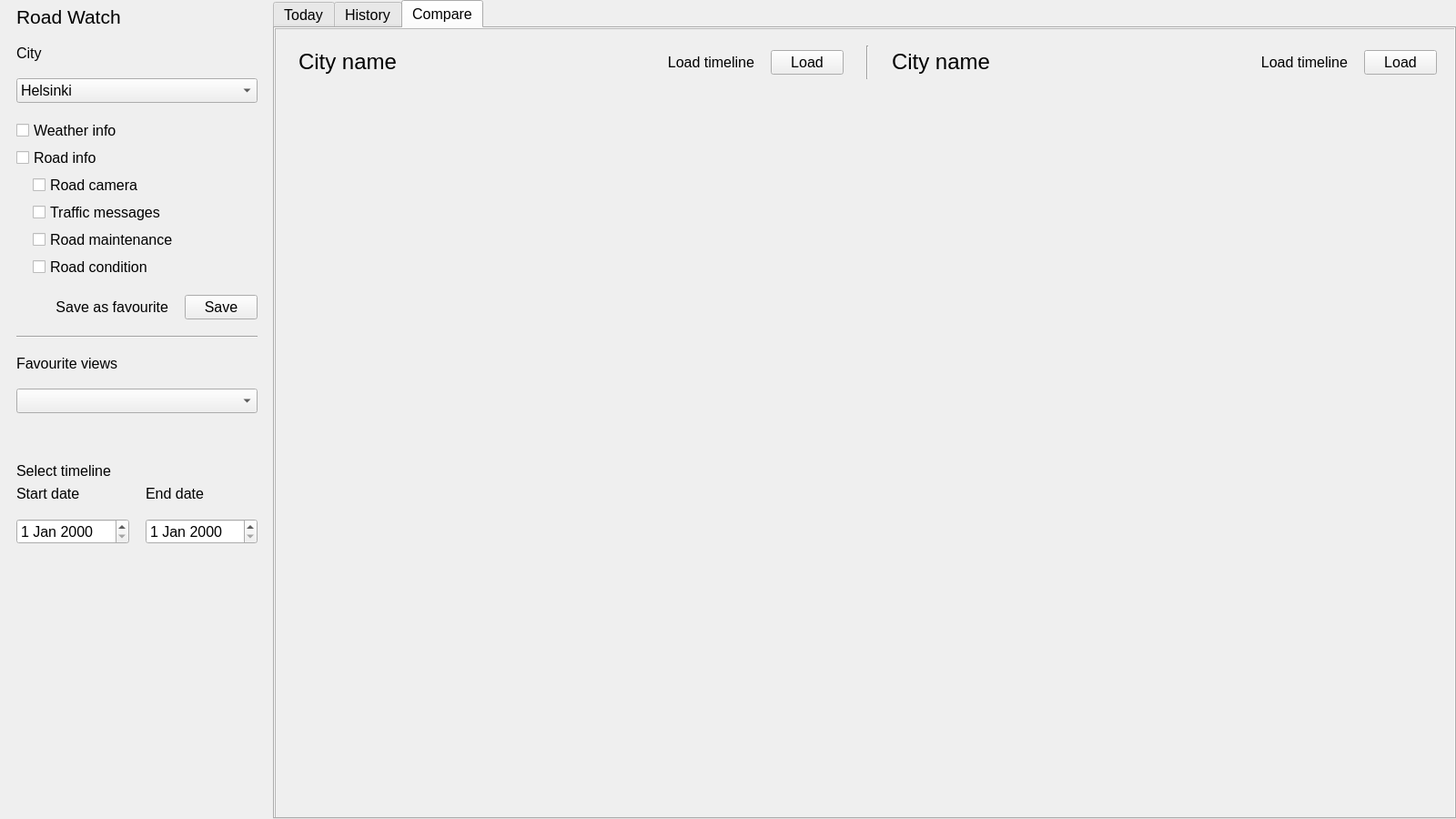
<?xml version="1.0" encoding="UTF-8"?>
<ui version="4.0">
 <class>RoadWatch</class>
 <widget class="QWidget" name="RoadWatch">
  <property name="geometry">
   <rect>
    <x>0</x>
    <y>0</y>
    <width>1600</width>
    <height>900</height>
   </rect>
  </property>
  <property name="font">
   <font>
    <pointsize>12</pointsize>
   </font>
  </property>
  <property name="windowTitle">
   <string>Form</string>
  </property>
  <widget class="QTabWidget" name="viewPanel">
   <property name="geometry">
    <rect>
     <x>300</x>
     <y>0</y>
     <width>1300</width>
     <height>900</height>
    </rect>
   </property>
   <property name="currentIndex">
    <number>2</number>
   </property>
   <widget class="QWidget" name="todayTab">
    <attribute name="title">
     <string>Today</string>
    </attribute>
    <widget class="QScrollArea" name="scrollArea">
     <property name="geometry">
      <rect>
       <x>0</x>
       <y>0</y>
       <width>1300</width>
       <height>870</height>
      </rect>
     </property>
     <property name="widgetResizable">
      <bool>true</bool>
     </property>
     <widget class="QWidget" name="scrollAreaWidgetContents">
      <property name="geometry">
       <rect>
        <x>0</x>
        <y>0</y>
        <width>1298</width>
        <height>868</height>
       </rect>
      </property>
      <widget class="QWidget" name="verticalLayoutWidget_5">
       <property name="geometry">
        <rect>
         <x>0</x>
         <y>0</y>
         <width>1301</width>
         <height>61</height>
        </rect>
       </property>
       <layout class="QVBoxLayout" name="verticalLayout">
        <property name="sizeConstraint">
         <enum>QLayout::SetMinimumSize</enum>
        </property>
        <property name="leftMargin">
         <number>325</number>
        </property>
        <property name="topMargin">
         <number>18</number>
        </property>
        <property name="rightMargin">
         <number>325</number>
        </property>
        <property name="bottomMargin">
         <number>6</number>
        </property>
        <item>
         <layout class="QHBoxLayout" name="titleLayout">
          <item>
           <widget class="QLabel" name="cityNameLabel">
            <property name="sizePolicy">
             <sizepolicy hsizetype="Fixed" vsizetype="Fixed">
              <horstretch>0</horstretch>
              <verstretch>0</verstretch>
             </sizepolicy>
            </property>
            <property name="font">
             <font>
              <pointsize>18</pointsize>
             </font>
            </property>
            <property name="layoutDirection">
             <enum>Qt::LeftToRight</enum>
            </property>
            <property name="autoFillBackground">
             <bool>false</bool>
            </property>
            <property name="text">
             <string>City name</string>
            </property>
            <property name="alignment">
             <set>Qt::AlignLeading|Qt::AlignLeft|Qt::AlignTop</set>
            </property>
           </widget>
          </item>
          <item>
           <layout class="QHBoxLayout" name="update">
            <property name="spacing">
             <number>18</number>
            </property>
            <item>
             <widget class="QLabel" name="updateLabel">
              <property name="sizePolicy">
               <sizepolicy hsizetype="Preferred" vsizetype="Fixed">
                <horstretch>0</horstretch>
                <verstretch>0</verstretch>
               </sizepolicy>
              </property>
              <property name="text">
               <string>Last updated 00.00</string>
              </property>
              <property name="alignment">
               <set>Qt::AlignRight|Qt::AlignTop|Qt::AlignTrailing</set>
              </property>
             </widget>
            </item>
            <item>
             <widget class="QPushButton" name="updatePushButton">
              <property name="sizePolicy">
               <sizepolicy hsizetype="Fixed" vsizetype="Fixed">
                <horstretch>0</horstretch>
                <verstretch>0</verstretch>
               </sizepolicy>
              </property>
              <property name="text">
               <string>Update</string>
              </property>
             </widget>
            </item>
           </layout>
          </item>
         </layout>
        </item>
       </layout>
      </widget>
     </widget>
    </widget>
   </widget>
   <widget class="QWidget" name="historyTab">
    <attribute name="title">
     <string>History</string>
    </attribute>
    <widget class="QScrollArea" name="scrollArea_2">
     <property name="geometry">
      <rect>
       <x>0</x>
       <y>0</y>
       <width>1300</width>
       <height>870</height>
      </rect>
     </property>
     <property name="widgetResizable">
      <bool>true</bool>
     </property>
     <widget class="QWidget" name="scrollAreaWidgetContents_2">
      <property name="geometry">
       <rect>
        <x>0</x>
        <y>0</y>
        <width>1298</width>
        <height>868</height>
       </rect>
      </property>
      <widget class="QWidget" name="verticalLayoutWidget_6">
       <property name="geometry">
        <rect>
         <x>0</x>
         <y>0</y>
         <width>1301</width>
         <height>61</height>
        </rect>
       </property>
       <layout class="QVBoxLayout" name="verticalLayout_2">
        <property name="sizeConstraint">
         <enum>QLayout::SetMinimumSize</enum>
        </property>
        <property name="leftMargin">
         <number>325</number>
        </property>
        <property name="topMargin">
         <number>18</number>
        </property>
        <property name="rightMargin">
         <number>325</number>
        </property>
        <property name="bottomMargin">
         <number>6</number>
        </property>
        <item>
         <layout class="QHBoxLayout" name="titleLayout_2">
          <item>
           <widget class="QLabel" name="cityNameLabel_2">
            <property name="sizePolicy">
             <sizepolicy hsizetype="Fixed" vsizetype="Fixed">
              <horstretch>0</horstretch>
              <verstretch>0</verstretch>
             </sizepolicy>
            </property>
            <property name="font">
             <font>
              <pointsize>18</pointsize>
             </font>
            </property>
            <property name="layoutDirection">
             <enum>Qt::LeftToRight</enum>
            </property>
            <property name="autoFillBackground">
             <bool>false</bool>
            </property>
            <property name="text">
             <string>City name</string>
            </property>
            <property name="alignment">
             <set>Qt::AlignLeading|Qt::AlignLeft|Qt::AlignTop</set>
            </property>
           </widget>
          </item>
          <item>
           <layout class="QHBoxLayout" name="saveDataset">
            <property name="spacing">
             <number>18</number>
            </property>
            <item>
             <widget class="QLabel" name="saveLabel">
              <property name="sizePolicy">
               <sizepolicy hsizetype="Preferred" vsizetype="Fixed">
                <horstretch>0</horstretch>
                <verstretch>0</verstretch>
               </sizepolicy>
              </property>
              <property name="text">
               <string>Save timeline with these settings</string>
              </property>
              <property name="alignment">
               <set>Qt::AlignRight|Qt::AlignTop|Qt::AlignTrailing</set>
              </property>
             </widget>
            </item>
            <item>
             <widget class="QPushButton" name="savePushButton">
              <property name="sizePolicy">
               <sizepolicy hsizetype="Fixed" vsizetype="Fixed">
                <horstretch>0</horstretch>
                <verstretch>0</verstretch>
               </sizepolicy>
              </property>
              <property name="text">
               <string>Save</string>
              </property>
             </widget>
            </item>
           </layout>
          </item>
         </layout>
        </item>
       </layout>
      </widget>
     </widget>
    </widget>
   </widget>
   <widget class="QWidget" name="compareTab">
    <attribute name="title">
     <string>Compare</string>
    </attribute>
    <widget class="QScrollArea" name="scrollArea_3">
     <property name="geometry">
      <rect>
       <x>0</x>
       <y>0</y>
       <width>1300</width>
       <height>870</height>
      </rect>
     </property>
     <property name="widgetResizable">
      <bool>true</bool>
     </property>
     <widget class="QWidget" name="scrollAreaWidgetContents_3">
      <property name="geometry">
       <rect>
        <x>0</x>
        <y>0</y>
        <width>1298</width>
        <height>868</height>
       </rect>
      </property>
      <widget class="QWidget" name="horizontalLayoutWidget_4">
       <property name="geometry">
        <rect>
         <x>0</x>
         <y>0</y>
         <width>1301</width>
         <height>61</height>
        </rect>
       </property>
       <layout class="QHBoxLayout" name="horizontalLayout_2">
        <property name="spacing">
         <number>25</number>
        </property>
        <property name="leftMargin">
         <number>25</number>
        </property>
        <property name="topMargin">
         <number>18</number>
        </property>
        <property name="rightMargin">
         <number>25</number>
        </property>
        <property name="bottomMargin">
         <number>6</number>
        </property>
        <item>
         <layout class="QHBoxLayout" name="titleLayout_3">
          <item>
           <widget class="QLabel" name="cityNameLabel_3">
            <property name="sizePolicy">
             <sizepolicy hsizetype="Fixed" vsizetype="Fixed">
              <horstretch>0</horstretch>
              <verstretch>0</verstretch>
             </sizepolicy>
            </property>
            <property name="font">
             <font>
              <pointsize>18</pointsize>
             </font>
            </property>
            <property name="layoutDirection">
             <enum>Qt::LeftToRight</enum>
            </property>
            <property name="autoFillBackground">
             <bool>false</bool>
            </property>
            <property name="text">
             <string>City name</string>
            </property>
            <property name="alignment">
             <set>Qt::AlignLeading|Qt::AlignLeft|Qt::AlignTop</set>
            </property>
           </widget>
          </item>
          <item>
           <layout class="QHBoxLayout" name="saveDataset_2">
            <property name="spacing">
             <number>18</number>
            </property>
            <item>
             <widget class="QLabel" name="saveLabel_2">
              <property name="sizePolicy">
               <sizepolicy hsizetype="Preferred" vsizetype="Fixed">
                <horstretch>0</horstretch>
                <verstretch>0</verstretch>
               </sizepolicy>
              </property>
              <property name="text">
               <string>Load timeline</string>
              </property>
              <property name="alignment">
               <set>Qt::AlignRight|Qt::AlignTop|Qt::AlignTrailing</set>
              </property>
             </widget>
            </item>
            <item>
             <widget class="QPushButton" name="savePushButton_2">
              <property name="sizePolicy">
               <sizepolicy hsizetype="Fixed" vsizetype="Fixed">
                <horstretch>0</horstretch>
                <verstretch>0</verstretch>
               </sizepolicy>
              </property>
              <property name="text">
               <string>Load</string>
              </property>
             </widget>
            </item>
           </layout>
          </item>
         </layout>
        </item>
        <item>
         <widget class="Line" name="line_2">
          <property name="orientation">
           <enum>Qt::Vertical</enum>
          </property>
         </widget>
        </item>
        <item>
         <layout class="QHBoxLayout" name="titleLayout_5">
          <item>
           <widget class="QLabel" name="cityNameLabel_5">
            <property name="sizePolicy">
             <sizepolicy hsizetype="Fixed" vsizetype="Fixed">
              <horstretch>0</horstretch>
              <verstretch>0</verstretch>
             </sizepolicy>
            </property>
            <property name="font">
             <font>
              <pointsize>18</pointsize>
             </font>
            </property>
            <property name="layoutDirection">
             <enum>Qt::LeftToRight</enum>
            </property>
            <property name="autoFillBackground">
             <bool>false</bool>
            </property>
            <property name="text">
             <string>City name</string>
            </property>
            <property name="alignment">
             <set>Qt::AlignLeading|Qt::AlignLeft|Qt::AlignTop</set>
            </property>
           </widget>
          </item>
          <item>
           <layout class="QHBoxLayout" name="saveDataset_4">
            <property name="spacing">
             <number>18</number>
            </property>
            <item>
             <widget class="QLabel" name="saveLabel_4">
              <property name="sizePolicy">
               <sizepolicy hsizetype="Preferred" vsizetype="Fixed">
                <horstretch>0</horstretch>
                <verstretch>0</verstretch>
               </sizepolicy>
              </property>
              <property name="text">
               <string>Load timeline</string>
              </property>
              <property name="alignment">
               <set>Qt::AlignRight|Qt::AlignTop|Qt::AlignTrailing</set>
              </property>
             </widget>
            </item>
            <item>
             <widget class="QPushButton" name="savePushButton_4">
              <property name="sizePolicy">
               <sizepolicy hsizetype="Fixed" vsizetype="Fixed">
                <horstretch>0</horstretch>
                <verstretch>0</verstretch>
               </sizepolicy>
              </property>
              <property name="text">
               <string>Load</string>
              </property>
             </widget>
            </item>
           </layout>
          </item>
         </layout>
        </item>
       </layout>
      </widget>
     </widget>
    </widget>
   </widget>
  </widget>
  <widget class="QWidget" name="sidePanel" native="true">
   <property name="geometry">
    <rect>
     <x>0</x>
     <y>-60</y>
     <width>300</width>
     <height>900</height>
    </rect>
   </property>
   <widget class="QWidget" name="verticalLayoutWidget_4">
    <property name="geometry">
     <rect>
      <x>0</x>
      <y>60</y>
      <width>301</width>
      <height>561</height>
     </rect>
    </property>
    <layout class="QVBoxLayout" name="menuItems">
     <property name="spacing">
      <number>18</number>
     </property>
     <property name="sizeConstraint">
      <enum>QLayout::SetMinimumSize</enum>
     </property>
     <property name="leftMargin">
      <number>18</number>
     </property>
     <property name="topMargin">
      <number>6</number>
     </property>
     <property name="rightMargin">
      <number>18</number>
     </property>
     <item>
      <widget class="QLabel" name="applicationTitle">
       <property name="sizePolicy">
        <sizepolicy hsizetype="Preferred" vsizetype="Fixed">
         <horstretch>0</horstretch>
         <verstretch>0</verstretch>
        </sizepolicy>
       </property>
       <property name="font">
        <font>
         <pointsize>16</pointsize>
        </font>
       </property>
       <property name="text">
        <string>Road Watch</string>
       </property>
      </widget>
     </item>
     <item>
      <layout class="QVBoxLayout" name="citySelection">
       <item>
        <widget class="QLabel" name="cityLabel">
         <property name="sizePolicy">
          <sizepolicy hsizetype="Preferred" vsizetype="Fixed">
           <horstretch>0</horstretch>
           <verstretch>0</verstretch>
          </sizepolicy>
         </property>
         <property name="text">
          <string>City</string>
         </property>
        </widget>
       </item>
       <item>
        <widget class="QComboBox" name="citySelectionComboBox">
         <property name="currentText">
          <string>Helsinki</string>
         </property>
         <item>
          <property name="text">
           <string>Helsinki</string>
          </property>
         </item>
         <item>
          <property name="text">
           <string>Espoo</string>
          </property>
         </item>
         <item>
          <property name="text">
           <string>Tampere</string>
          </property>
         </item>
         <item>
          <property name="text">
           <string>Vantaa</string>
          </property>
         </item>
         <item>
          <property name="text">
           <string>Oulu</string>
          </property>
         </item>
        </widget>
       </item>
      </layout>
     </item>
     <item>
      <layout class="QVBoxLayout" name="dataSelection">
       <property name="spacing">
        <number>5</number>
       </property>
       <property name="leftMargin">
        <number>0</number>
       </property>
       <item>
        <widget class="QCheckBox" name="weatherInfoCheckBox">
         <property name="text">
          <string>Weather info</string>
         </property>
        </widget>
       </item>
       <item>
        <widget class="QCheckBox" name="roadInfoCheckBox">
         <property name="text">
          <string>Road info</string>
         </property>
        </widget>
       </item>
       <item>
        <layout class="QVBoxLayout" name="weatherInfoSubSelection">
         <property name="spacing">
          <number>5</number>
         </property>
         <property name="sizeConstraint">
          <enum>QLayout::SetDefaultConstraint</enum>
         </property>
         <property name="leftMargin">
          <number>18</number>
         </property>
         <item>
          <widget class="QCheckBox" name="roadCameraCheckBox">
           <property name="text">
            <string>Road camera</string>
           </property>
          </widget>
         </item>
         <item>
          <widget class="QCheckBox" name="trafficMessagesCheckBox">
           <property name="text">
            <string>Traffic messages</string>
           </property>
          </widget>
         </item>
         <item>
          <widget class="QCheckBox" name="roadMaintenanceCheckBox">
           <property name="text">
            <string>Road maintenance</string>
           </property>
          </widget>
         </item>
         <item>
          <widget class="QCheckBox" name="roadConditionCheckBox">
           <property name="text">
            <string>Road condition</string>
           </property>
          </widget>
         </item>
        </layout>
       </item>
      </layout>
     </item>
     <item>
      <layout class="QHBoxLayout" name="saveFavourite">
       <property name="spacing">
        <number>18</number>
       </property>
       <item>
        <widget class="QLabel" name="saveFavouriteLabel">
         <property name="text">
          <string>Save as favourite</string>
         </property>
         <property name="alignment">
          <set>Qt::AlignRight|Qt::AlignTrailing|Qt::AlignVCenter</set>
         </property>
        </widget>
       </item>
       <item>
        <widget class="QPushButton" name="saveFavouritePushButton">
         <property name="sizePolicy">
          <sizepolicy hsizetype="Fixed" vsizetype="Fixed">
           <horstretch>0</horstretch>
           <verstretch>0</verstretch>
          </sizepolicy>
         </property>
         <property name="text">
          <string>Save</string>
         </property>
        </widget>
       </item>
      </layout>
     </item>
     <item>
      <widget class="Line" name="line">
       <property name="orientation">
        <enum>Qt::Horizontal</enum>
       </property>
      </widget>
     </item>
     <item>
      <layout class="QVBoxLayout" name="favouriteSelection">
       <item>
        <widget class="QLabel" name="favouriteLabel">
         <property name="sizePolicy">
          <sizepolicy hsizetype="Preferred" vsizetype="Fixed">
           <horstretch>0</horstretch>
           <verstretch>0</verstretch>
          </sizepolicy>
         </property>
         <property name="text">
          <string>Favourite views</string>
         </property>
        </widget>
       </item>
       <item>
        <widget class="QComboBox" name="favouriteSelectionComboBox_2">
         <property name="currentText">
          <string/>
         </property>
        </widget>
       </item>
      </layout>
     </item>
     <item>
      <layout class="QVBoxLayout" name="timelineSelection">
       <property name="spacing">
        <number>6</number>
       </property>
       <property name="topMargin">
        <number>36</number>
       </property>
       <item>
        <widget class="QLabel" name="timelineLabel">
         <property name="font">
          <font>
           <pointsize>12</pointsize>
          </font>
         </property>
         <property name="text">
          <string>Select timeline</string>
         </property>
        </widget>
       </item>
       <item>
        <layout class="QHBoxLayout" name="dateSelections">
         <property name="spacing">
          <number>18</number>
         </property>
         <item>
          <layout class="QVBoxLayout" name="startDateSelection">
           <item>
            <widget class="QLabel" name="startDateLabel">
             <property name="text">
              <string>Start date</string>
             </property>
            </widget>
           </item>
           <item>
            <widget class="QDateEdit" name="startDateEdit"/>
           </item>
          </layout>
         </item>
         <item>
          <layout class="QVBoxLayout" name="endDateSelection">
           <item>
            <widget class="QLabel" name="endDateLabel">
             <property name="text">
              <string>End date</string>
             </property>
            </widget>
           </item>
           <item>
            <widget class="QDateEdit" name="endDateEdit"/>
           </item>
          </layout>
         </item>
        </layout>
       </item>
      </layout>
     </item>
    </layout>
   </widget>
  </widget>
 </widget>
 <resources/>
 <connections/>
</ui>
